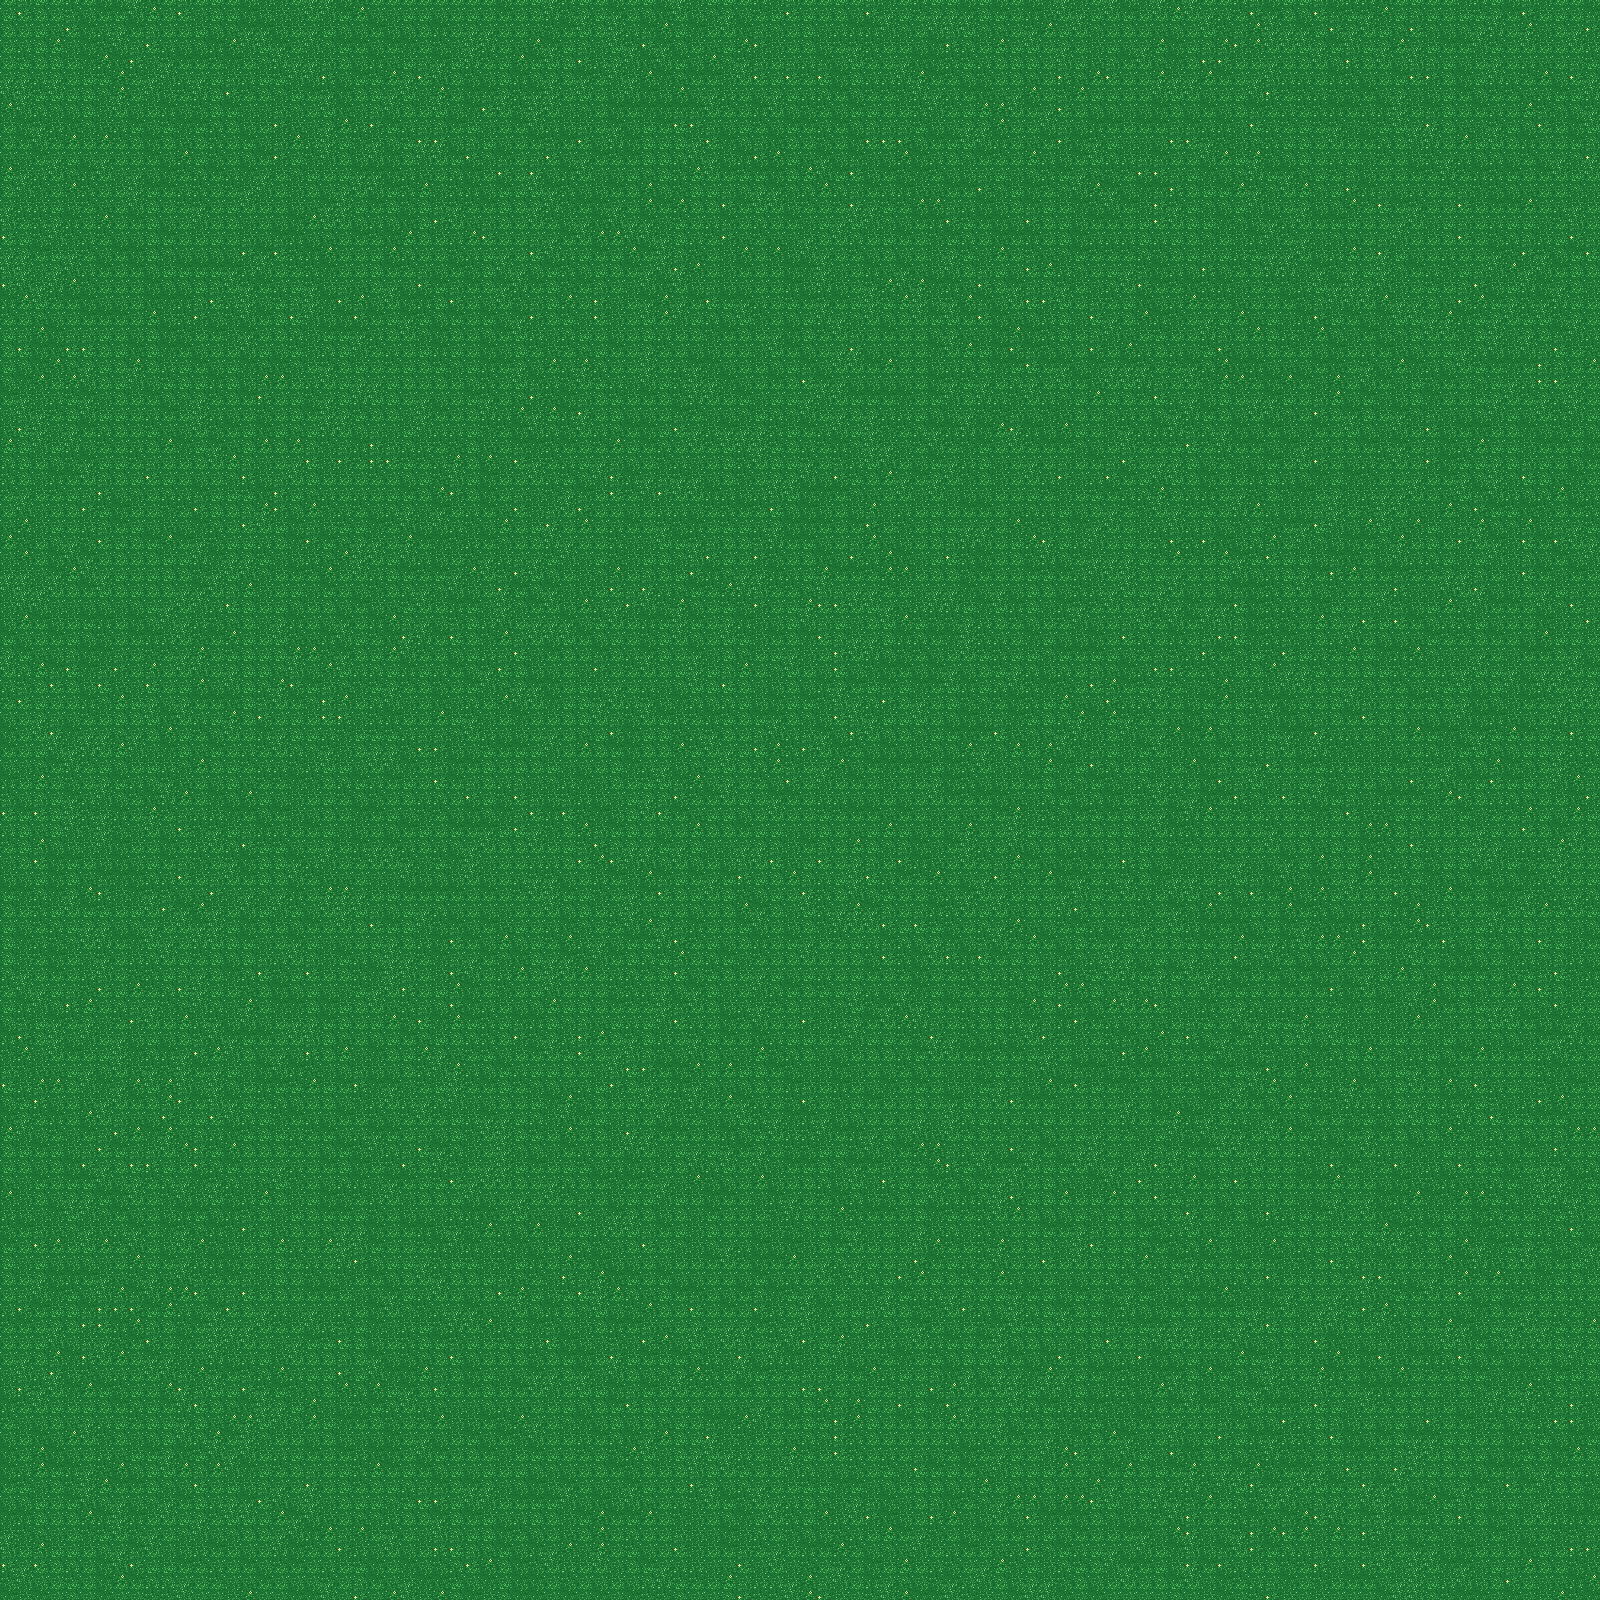

Tiled map render using the project's own tile images. Description and the map definition, with tile-layer contents summarised, below:
An orthogonal 100x100 tile map with 16x16 px tiles, 1 tile layer (Tile Layer 1).

<map version="1.10" tiledversion="1.11.2" orientation="orthogonal" renderorder="right-down" width="100" height="100" tilewidth="16" tileheight="16" infinite="0" nextlayerid="4" nextobjectid="1">
 <tileset firstgid="1" source="../tilesets/grass.tsx" />
 <objectgroup id="2" name="Object Layer 1" />
 <layer id="3" name="Tile Layer 1" width="100" height="100">
  <data>[10000 cells, 10000 non-empty, 9 distinct tile ids]</data>
 </layer>
</map>
